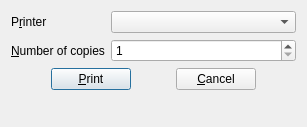
<?xml version="1.0" encoding="UTF-8"?>
<ui version="4.0">
 <class>DialogPrint</class>
 <widget class="QDialog" name="DialogPrint">
  <property name="geometry">
   <rect>
    <x>0</x>
    <y>0</y>
    <width>307</width>
    <height>127</height>
   </rect>
  </property>
  <property name="windowTitle">
   <string>Print</string>
  </property>
  <layout class="QGridLayout" name="gridLayout">
   <item row="1" column="0">
    <widget class="QLabel" name="labelCopies">
     <property name="text">
      <string>&amp;Number of copies</string>
     </property>
     <property name="buddy">
      <cstring>spinCopies</cstring>
     </property>
    </widget>
   </item>
   <item row="0" column="1" colspan="2">
    <widget class="QComboBox" name="printers"/>
   </item>
   <item row="1" column="1" colspan="2">
    <widget class="QSpinBox" name="spinCopies">
     <property name="minimum">
      <number>1</number>
     </property>
     <property name="maximum">
      <number>999</number>
     </property>
     <property name="value">
      <number>1</number>
     </property>
    </widget>
   </item>
   <item row="3" column="0">
    <spacer name="verticalSpacer">
     <property name="orientation">
      <enum>Qt::Vertical</enum>
     </property>
     <property name="sizeHint" stdset="0">
      <size>
       <width>20</width>
       <height>3</height>
      </size>
     </property>
    </spacer>
   </item>
   <item row="0" column="0">
    <widget class="QLabel" name="labelPrinters">
     <property name="text">
      <string>P&amp;rinter</string>
     </property>
     <property name="buddy">
      <cstring>printers</cstring>
     </property>
    </widget>
   </item>
   <item row="2" column="0" colspan="3">
    <layout class="QHBoxLayout" name="horizontalLayout_3">
     <item>
      <spacer name="horizontalSpacer_2">
       <property name="orientation">
        <enum>Qt::Horizontal</enum>
       </property>
       <property name="sizeHint" stdset="0">
        <size>
         <width>40</width>
         <height>20</height>
        </size>
       </property>
      </spacer>
     </item>
     <item>
      <widget class="QPushButton" name="buttonPrint">
       <property name="text">
        <string>&amp;Print</string>
       </property>
       <property name="icon">
        <iconset theme="document-print">
         <normaloff>.</normaloff>.</iconset>
       </property>
      </widget>
     </item>
     <item>
      <spacer name="horizontalSpacer">
       <property name="orientation">
        <enum>Qt::Horizontal</enum>
       </property>
       <property name="sizeHint" stdset="0">
        <size>
         <width>40</width>
         <height>20</height>
        </size>
       </property>
      </spacer>
     </item>
     <item>
      <widget class="QPushButton" name="buttonCancel">
       <property name="text">
        <string>&amp;Cancel</string>
       </property>
       <property name="icon">
        <iconset theme="dialog-cancel">
         <normaloff>.</normaloff>.</iconset>
       </property>
      </widget>
     </item>
     <item>
      <spacer name="horizontalSpacer_3">
       <property name="orientation">
        <enum>Qt::Horizontal</enum>
       </property>
       <property name="sizeHint" stdset="0">
        <size>
         <width>40</width>
         <height>20</height>
        </size>
       </property>
      </spacer>
     </item>
    </layout>
   </item>
  </layout>
 </widget>
 <tabstops>
  <tabstop>spinCopies</tabstop>
  <tabstop>buttonPrint</tabstop>
  <tabstop>buttonCancel</tabstop>
 </tabstops>
 <resources/>
 <connections>
  <connection>
   <sender>buttonCancel</sender>
   <signal>clicked()</signal>
   <receiver>DialogPrint</receiver>
   <slot>reject()</slot>
   <hints>
    <hint type="sourcelabel">
     <x>293</x>
     <y>148</y>
    </hint>
    <hint type="destinationlabel">
     <x>387</x>
     <y>157</y>
    </hint>
   </hints>
  </connection>
 </connections>
</ui>
